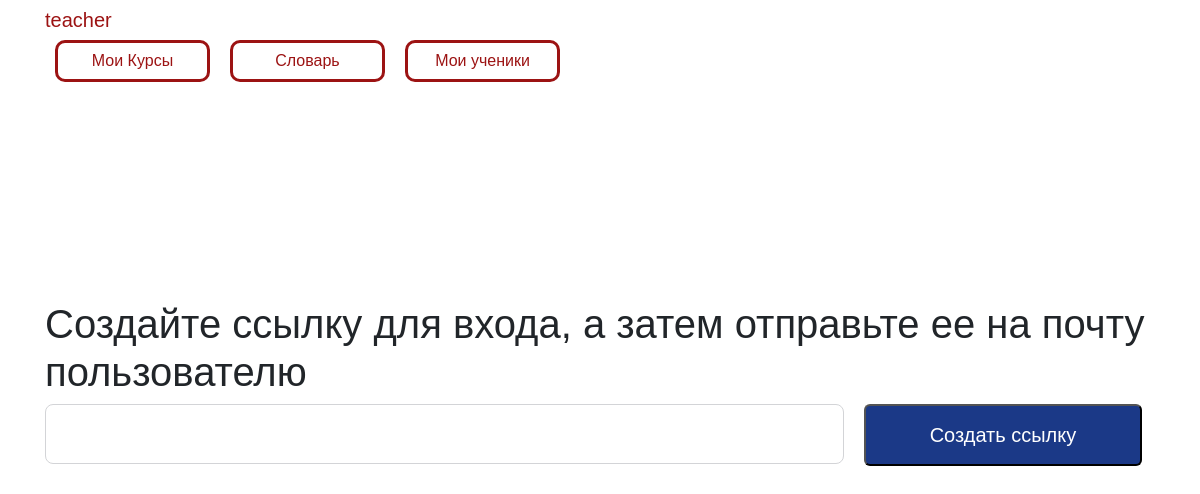
Page /generate_link/1 (signed in) on the earlier database version.
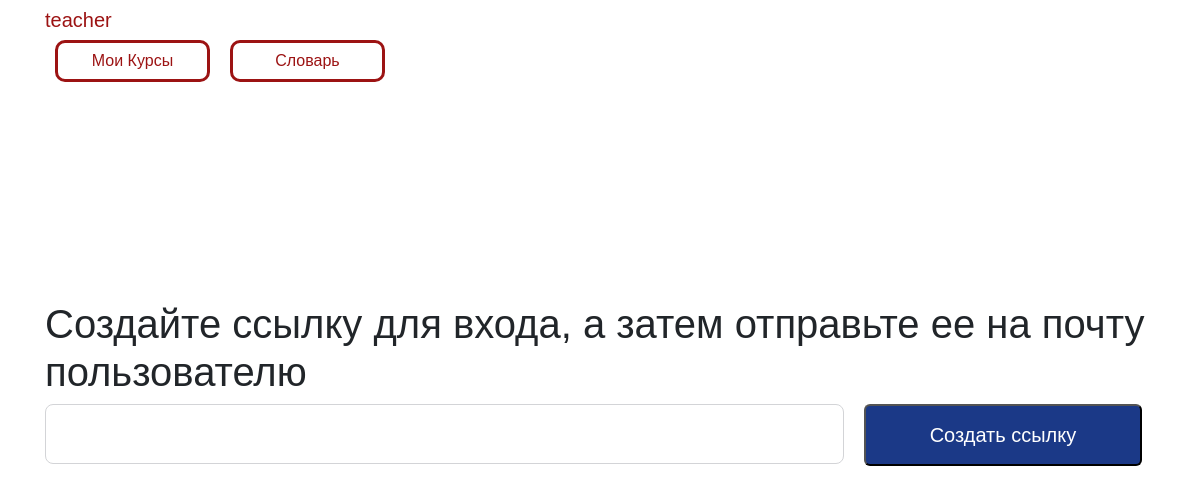
Same page on the later database version.
### main.py (the view)
@app.route('/generate_link/<int:user_id>', methods=['GET', 'POST'])
@login_required
def generate_link(user_id):
    db_sess = db_session.create_session()
    user = db_sess.query(User).get(user_id)
    user.hash_token = 1
    return render_template("generate_link.html", user=user, root=root)

### data/db_session.py (called while the page is built)
def create_session() -> Session:
    global __factory
    return __factory()

### main.py (called while the page is built)
@login_manager.user_loader
def load_user(user_id):
    db_sess = db_session.create_session()
    return db_sess.query(User).get(user_id)

### templates/generate_link.html (shortened to what this page needs)
{% extends "base.html" %}
{% block content %}
<div class="centre">
    <h1>Создайте ссылку для входа, а затем отправьте ее на почту пользователю</h1>
    <div class="generator">
        <input id="link_input" class="link-input" value="">
        <button id="send_button" class="generator-button">Создать ссылку</button>
    </div>
</div>
{% endblock %}

### templates/base.html (shortened to what this page needs)
<!doctype html>
<html lang="en">
<head>
    <link rel="stylesheet"
          href="https://stackpath.bootstrapcdn.com/bootstrap/4.4.1/css/bootstrap.min.css"
>
    <link href="{{ url_for('static', filename='/style.css') }}" rel="stylesheet" />
</head>
<body>
<header class="header">
    <div class="container">
        <div class="header_inner">
            <nav>
                {% if current_user.is_authenticated %}
                <a class="navbar-brand" href="/profile/{{ current_user.id }}">
                    {{ current_user.name}}</a>
                {% endif %}
                {% if current_user.is_authenticated %}
                <div class="nav" id="up buttons">
                    <a id="nav button 1" class="btn btn-white" href="/courses">Мои Курсы</a>
                    <a id="nav button 2" class="btn btn-white" href="/dictionary">Словарь</a>
                    {% if current_user.teacher %}
                    <a id="nav button 3" class="btn btn-white" href="/pupils">Мои ученики</a>
                    {% endif %}
                </div>
                {% endif %}
            </nav>
        </div>
    </div>
</header>
<main role="main" class="container">
    {% block content %}{% endblock %}
</main>
</body>
</html>

Differences in the rows shown:
changed User "teacher": teacher True → empty (drawn)
Other differences:
text no longer shown: "Мои ученики"
